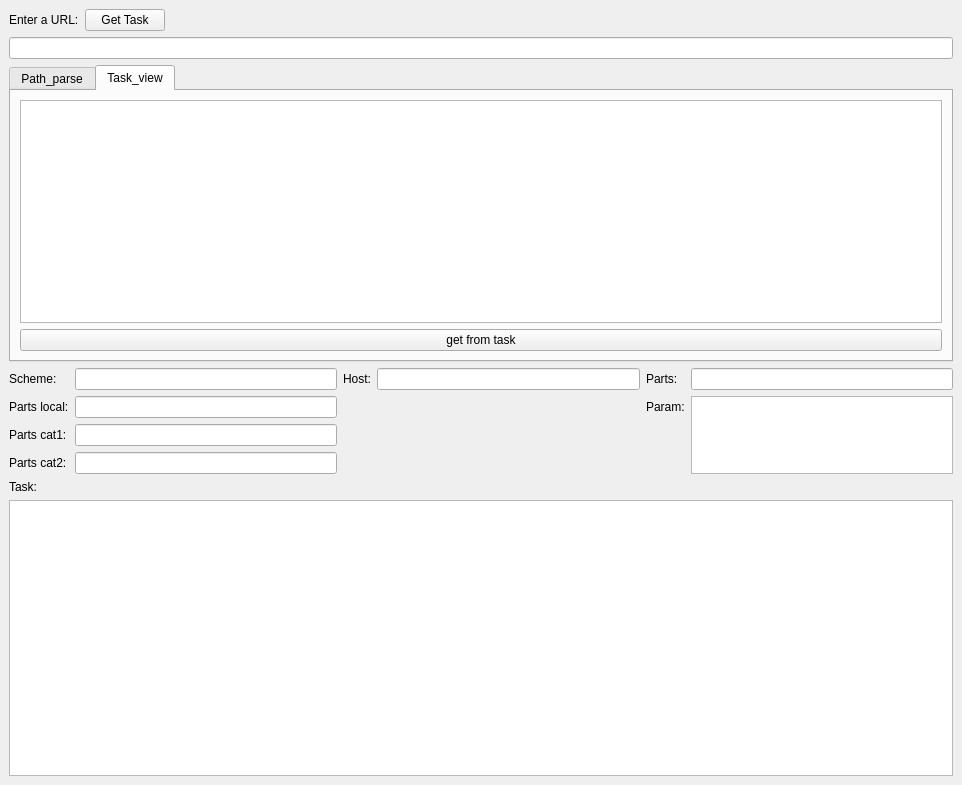
<?xml version="1.0" encoding="UTF-8"?>
<ui version="4.0">
 <class>TaskEDIT</class>
 <widget class="QMainWindow" name="TaskEDIT">
  <property name="geometry">
   <rect>
    <x>0</x>
    <y>0</y>
    <width>962</width>
    <height>785</height>
   </rect>
  </property>
  <property name="windowTitle">
   <string>Task Edit</string>
  </property>
  <widget class="QWidget" name="centralwidget">
   <layout class="QGridLayout" name="gridLayout_5">
    <item row="0" column="0">
     <layout class="QGridLayout" name="gridLayout_4">
      <item row="0" column="0">
       <widget class="QLabel" name="label">
        <property name="text">
         <string>Enter a URL:</string>
        </property>
       </widget>
      </item>
      <item row="0" column="1">
       <widget class="QPushButton" name="Get_Task">
        <property name="text">
         <string>Get Task</string>
        </property>
       </widget>
      </item>
      <item row="0" column="2">
       <spacer name="horizontalSpacer">
        <property name="orientation">
         <enum>Qt::Horizontal</enum>
        </property>
        <property name="sizeHint" stdset="0">
         <size>
          <width>268</width>
          <height>20</height>
         </size>
        </property>
       </spacer>
      </item>
      <item row="1" column="0" colspan="3">
       <widget class="QLineEdit" name="lineEdit"/>
      </item>
     </layout>
    </item>
    <item row="1" column="0">
     <widget class="QTabWidget" name="tabWidget">
      <property name="currentIndex">
       <number>1</number>
      </property>
      <widget class="QWidget" name="parse">
       <attribute name="title">
        <string>Path_parse</string>
       </attribute>
       <widget class="QGroupBox" name="groupBox">
        <property name="geometry">
         <rect>
          <x>10</x>
          <y>10</y>
          <width>761</width>
          <height>101</height>
         </rect>
        </property>
        <property name="title">
         <string>URL Components</string>
        </property>
        <layout class="QVBoxLayout" name="verticalLayout_3">
         <item>
          <widget class="QPushButton" name="Copy">
           <property name="text">
            <string>Copy</string>
           </property>
          </widget>
         </item>
        </layout>
       </widget>
      </widget>
      <widget class="QWidget" name="view">
       <attribute name="title">
        <string>Task_view</string>
       </attribute>
       <layout class="QGridLayout" name="gridLayout_3">
        <item row="0" column="0">
         <widget class="QTextEdit" name="Task_view_text"/>
        </item>
        <item row="1" column="0">
         <widget class="QPushButton" name="GetHeadFromTask">
          <property name="text">
           <string>get from task</string>
          </property>
         </widget>
        </item>
       </layout>
      </widget>
     </widget>
    </item>
    <item row="2" column="0">
     <layout class="QGridLayout" name="gridLayout">
      <item row="0" column="0">
       <widget class="QLabel" name="label_2">
        <property name="text">
         <string>Scheme:</string>
        </property>
       </widget>
      </item>
      <item row="0" column="1">
       <widget class="QLineEdit" name="Path_scheme"/>
      </item>
      <item row="0" column="2">
       <widget class="QLabel" name="label_3">
        <property name="text">
         <string>Host:</string>
        </property>
       </widget>
      </item>
      <item row="0" column="3">
       <widget class="QLineEdit" name="Path_host">
        <property name="maximumSize">
         <size>
          <width>559</width>
          <height>22</height>
         </size>
        </property>
        <property name="maxLength">
         <number>200</number>
        </property>
        <property name="cursorPosition">
         <number>0</number>
        </property>
        <property name="alignment">
         <set>Qt::AlignLeading|Qt::AlignLeft|Qt::AlignVCenter</set>
        </property>
        <property name="dragEnabled">
         <bool>true</bool>
        </property>
        <property name="readOnly">
         <bool>true</bool>
        </property>
       </widget>
      </item>
      <item row="0" column="4">
       <widget class="QLabel" name="label_4">
        <property name="text">
         <string>Parts:</string>
        </property>
       </widget>
      </item>
      <item row="0" column="5">
       <widget class="QLineEdit" name="Path_parts">
        <property name="enabled">
         <bool>true</bool>
        </property>
        <property name="layoutDirection">
         <enum>Qt::LeftToRight</enum>
        </property>
        <property name="text">
         <string/>
        </property>
        <property name="maxLength">
         <number>2000</number>
        </property>
        <property name="frame">
         <bool>true</bool>
        </property>
        <property name="echoMode">
         <enum>QLineEdit::Normal</enum>
        </property>
        <property name="cursorPosition">
         <number>0</number>
        </property>
        <property name="dragEnabled">
         <bool>true</bool>
        </property>
        <property name="readOnly">
         <bool>true</bool>
        </property>
       </widget>
      </item>
      <item row="1" column="0">
       <widget class="QLabel" name="label_9">
        <property name="text">
         <string>Parts local:</string>
        </property>
       </widget>
      </item>
      <item row="1" column="1">
       <widget class="QLineEdit" name="Path_local"/>
      </item>
      <item row="1" column="4">
       <widget class="QLabel" name="label_5">
        <property name="text">
         <string>Param:</string>
        </property>
       </widget>
      </item>
      <item row="1" column="5" rowspan="3">
       <widget class="QListWidget" name="list_Query"/>
      </item>
      <item row="2" column="0">
       <widget class="QLabel" name="label_10">
        <property name="text">
         <string>Parts cat1:</string>
        </property>
       </widget>
      </item>
      <item row="2" column="1">
       <widget class="QLineEdit" name="Path_cat1"/>
      </item>
      <item row="3" column="0">
       <widget class="QLabel" name="label_11">
        <property name="text">
         <string>Parts cat2:</string>
        </property>
       </widget>
      </item>
      <item row="3" column="1">
       <widget class="QLineEdit" name="Path_cat2"/>
      </item>
     </layout>
    </item>
    <item row="3" column="0">
     <layout class="QGridLayout" name="gridLayout_2">
      <item row="0" column="0">
       <widget class="QLabel" name="label_6">
        <property name="text">
         <string>Task:</string>
        </property>
       </widget>
      </item>
      <item row="1" column="0">
       <widget class="QTableView" name="View_Task">
        <property name="font">
         <font>
          <pointsize>8</pointsize>
         </font>
        </property>
       </widget>
      </item>
     </layout>
    </item>
   </layout>
  </widget>
 </widget>
 <tabstops>
  <tabstop>Get_Task</tabstop>
  <tabstop>lineEdit</tabstop>
  <tabstop>tabWidget</tabstop>
  <tabstop>Path_scheme</tabstop>
  <tabstop>Path_host</tabstop>
  <tabstop>Path_parts</tabstop>
  <tabstop>Path_local</tabstop>
  <tabstop>Path_cat1</tabstop>
  <tabstop>Path_cat2</tabstop>
  <tabstop>list_Query</tabstop>
  <tabstop>View_Task</tabstop>
  <tabstop>Task_view_text</tabstop>
  <tabstop>Copy</tabstop>
 </tabstops>
 <resources/>
 <connections>
  <connection>
   <sender>GetHeadFromTask</sender>
   <signal>clicked()</signal>
   <receiver>Task_view_text</receiver>
   <slot>paste()</slot>
   <hints>
    <hint type="sourcelabel">
     <x>340</x>
     <y>333</y>
    </hint>
    <hint type="destinationlabel">
     <x>341</x>
     <y>279</y>
    </hint>
   </hints>
  </connection>
 </connections>
</ui>
